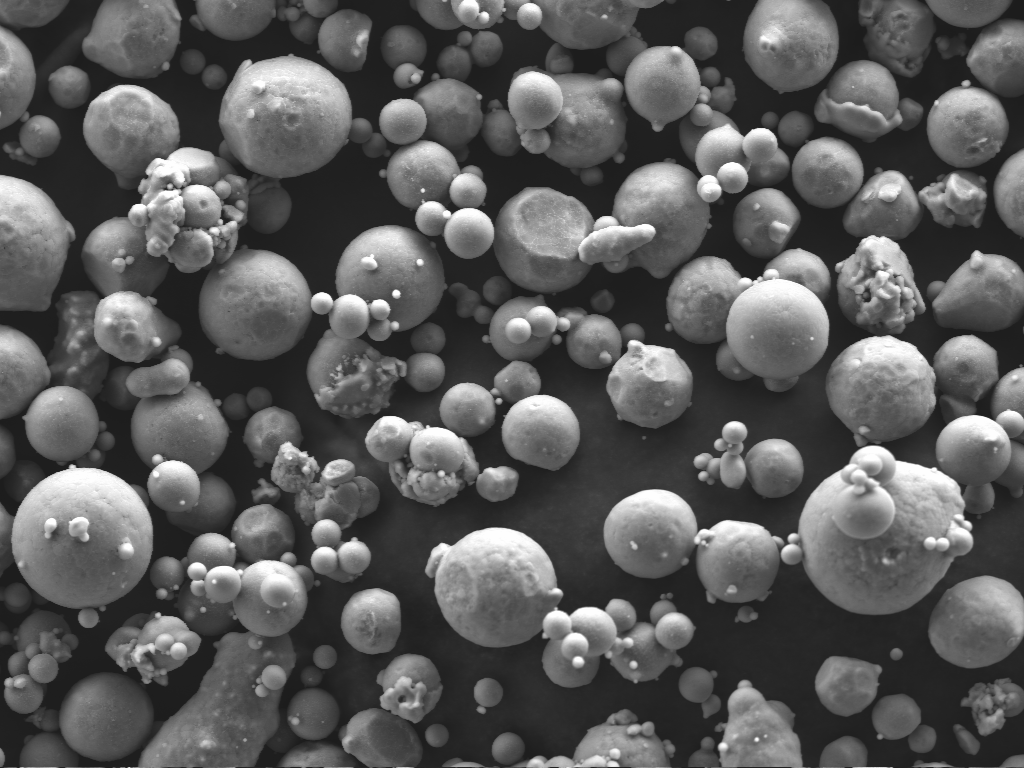
#> input picture data_mirror/aa7075/Original_Image_for_Fig_2a.tif, 1024 x 768 px
$ python -i classic.py   (imports and definitions only)
#> lines starting #> are read from the running program, lines starting #| are printed output that depends on the picture; after the words box and inside, x2 and y2 are one past the last pixel; in counts of white or black regions, pixels touching at a corner belong together
#> further down, picture is the input picture: shape (768, 1024); min 28, max 254, mean 90.6
"""Classical pieces: preprocessing, foreground, watershed baseline, post-processing,
overlay drawing. Carried over from attempt 1 (attempt1/src/segment.py), where
they were tuned and validated (see attempt1/PROGRESS.md, Block 3)."""
from __future__ import annotations

import cv2
import numpy as np
from scipy import ndimage as ndi
from skimage import filters, measure, morphology, segmentation

MIN_AREA_PX = 20


def preprocess(img_u8: np.ndarray) -> np.ndarray:
    """Grayscale uint8 -> CLAHE -> float32 in [0, 1]."""
    tile = max(2, int(round(max(img_u8.shape) / 128)))
    clahe = cv2.createCLAHE(clipLimit=2.0, tileGridSize=(tile, tile))
    g = clahe.apply(img_u8).astype(np.float32)
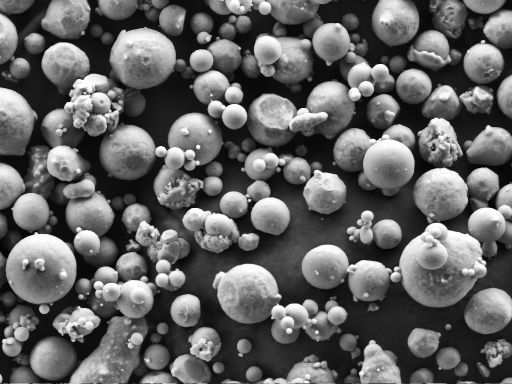
#> g: shape (768, 1024) float32 (shown at 1/2 size); min 4, max 255, mean 99.5
    lo, hi = np.percentile(g, [0.5, 99.5])
#> lo = 9; hi = 255
    return np.clip((g - lo) / (hi - lo + 1e-6), 0, 1)


def foreground(g: np.ndarray) -> np.ndarray:
    """Foreground = above the lower threshold of a 3-class multi-Otsu.

    SE images of powder have three populations: dark substrate, shaded particle
    flanks, bright particle tops. Plain Otsu splits flanks from tops and cuts
    spheres in half; the lower multi-Otsu threshold separates substrate from
    everything else. Tested on synthetic GT masks: IoU 0.94-0.96 vs 0.85-0.89
    for Otsu (CLAHE input).
    """
    s = filters.gaussian(g, 1.0)
    try:
        t = filters.threshold_multiotsu(s, 3)[0]
#> t = 0.26
    except ValueError:
        t = filters.threshold_otsu(s)
    fg = s > t
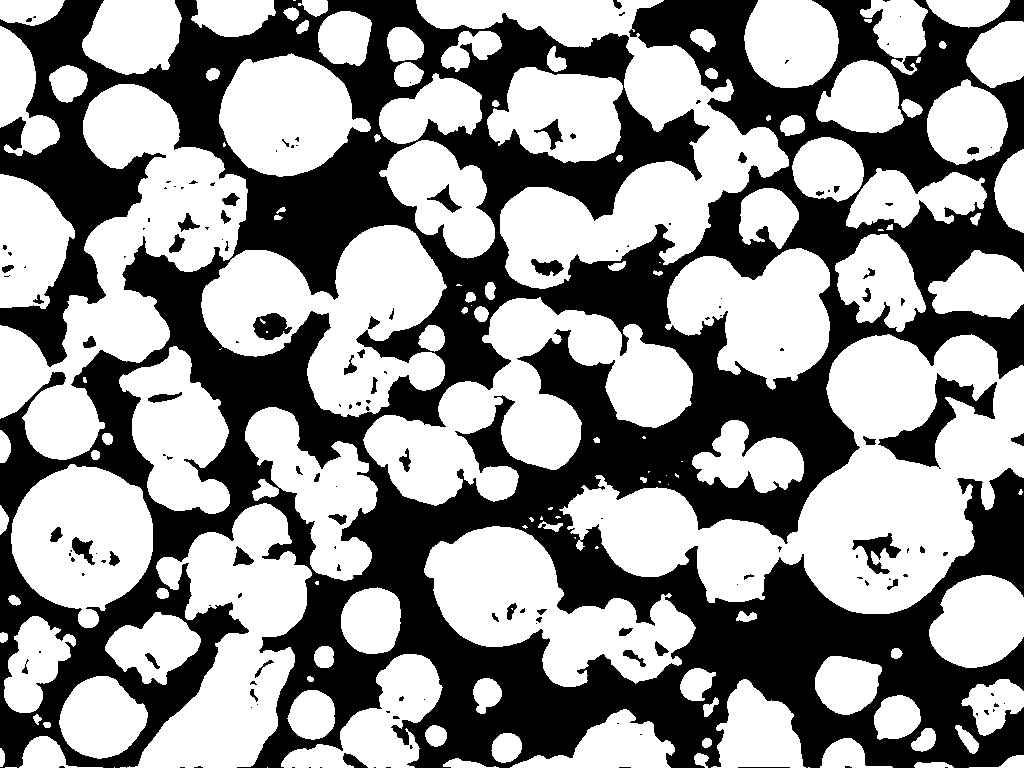
#> fg: shape (768, 1024) bool; 56.8% white; 156 black regions (98 under 20 px), largest, box (x1, y1, x2, y2) and area: (0, 0, 1024, 768) 328998, (878, 373, 997, 469) 3354, (852, 533, 901, 574) 769
    fg = morphology.binary_opening(fg, morphology.disk(1))
#> fg: shape (768, 1024) bool; 56.8% white; 146 black regions (90 under 20 px), largest, box (x1, y1, x2, y2) and area: (0, 0, 1024, 768) 329612, (878, 373, 997, 469) 3358, (852, 533, 901, 574) 774
    fg = ndi.binary_fill_holes(fg)
#> fg: shape (768, 1024) bool; 58% white; 17 black regions (12 under 20 px), largest, box (x1, y1, x2, y2) and area: (0, 0, 1024, 768) 329559, (343, 753, 368, 768) 197, (1011, 433, 1024, 446) 97, (738, 767, 790, 768) 52, (613, 0, 622, 9) 51
    return morphology.remove_small_objects(fg, MIN_AREA_PX)


def estimate_radius(fg: np.ndarray) -> float:
    """Typical particle radius (px): median over components of the max inscribed radius."""
    dist = ndi.distance_transform_edt(fg)
    lab = measure.label(fg)
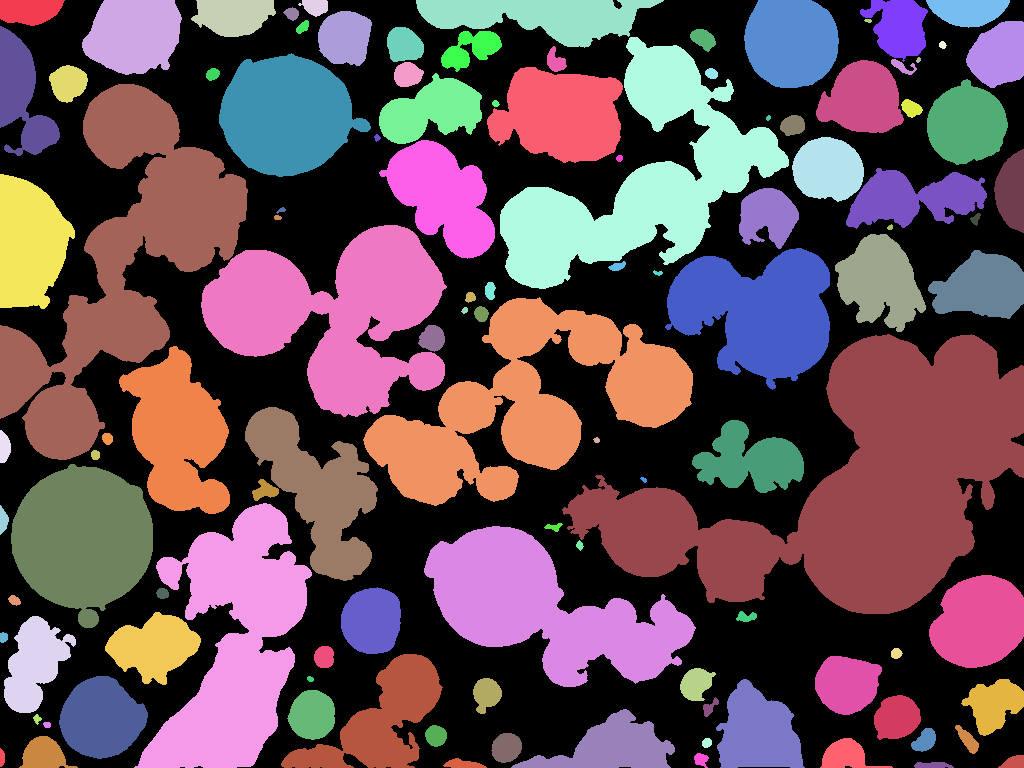
#> lab: shape (768, 1024) int32; 113 distinct labels, from 0 to 112; one colour per label, 0 black
    if lab.max() == 0:
        return 5.0
    maxd = ndi.maximum(dist, lab, index=np.arange(1, lab.max() + 1))
#> maxd = 112 values, max 76.4 at index 60, min 2 at index 10, mean 18.99
    return float(np.median(maxd))


# ------------------------------------------------------------ watershed


WS_H = 0.05          # h-maxima height on the combined surface
WS_SMOOTH = 0.25     # brightness smoothing sigma, as a fraction of est. radius


def segment_watershed(img_u8: np.ndarray, g=None, h=WS_H, smooth=WS_SMOOTH):
    """Marker-controlled watershed on (distance / r_est) + smoothed brightness.

    Distance transform alone merges overlapping spheres (wide necks, low
    prominence). SE images of spheres are brightest near the top centre, so adding
    brightness separates them. Brightness is smoothed at 0.25 * r_est so surface
    texture (dendritic/wrinkled skins) does not seed extra markers.
    Tuned on held-out synthetic renders 49-50 and checked visually on AA7075:
    smooth=0 gave +6 pts synthetic recall but shattered textured real spheres.
    """
    g = preprocess(img_u8) if g is None else g
    fg = foreground(g)
    dist = ndi.distance_transform_edt(fg)
    r_est = estimate_radius(fg)
#> r_est = 12.45
    bright = filters.gaussian(g, max(1.0, smooth * r_est))
    surf = filters.gaussian(dist, 0.5, preserve_range=True) / max(r_est, 1.0) + bright
    markers = measure.label(morphology.h_maxima(surf, h))
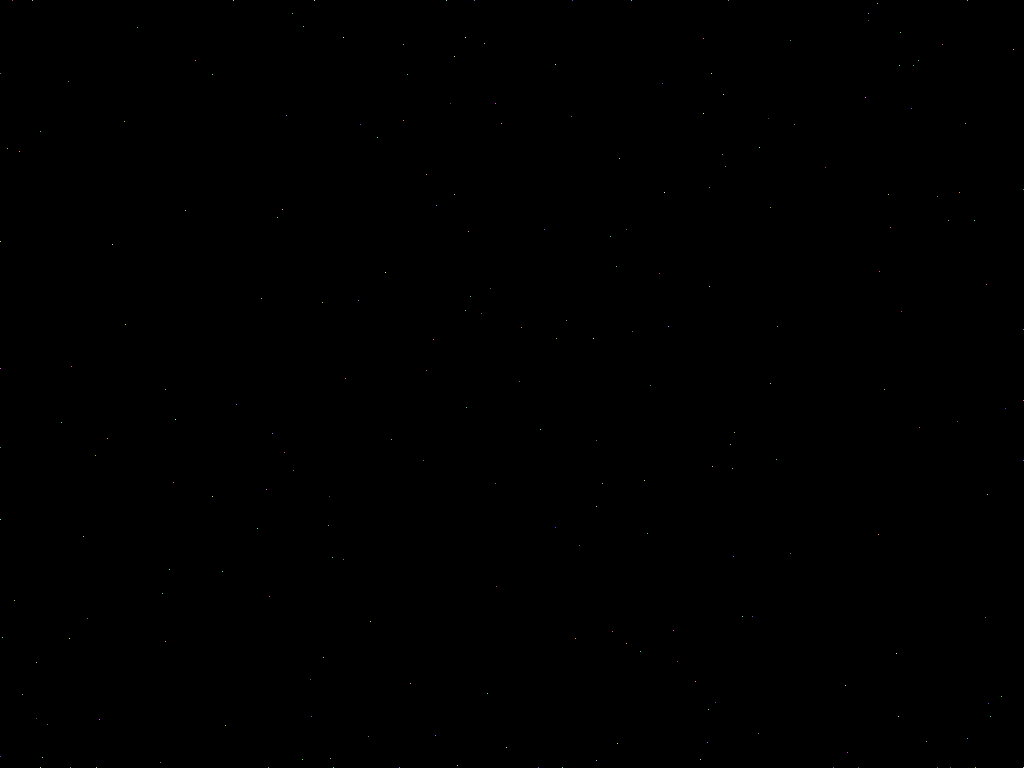
#> markers: shape (768, 1024) int64; 233 distinct labels, from 0 to 232; one colour per label, 0 black
    labels = segmentation.watershed(-surf, markers, mask=fg)
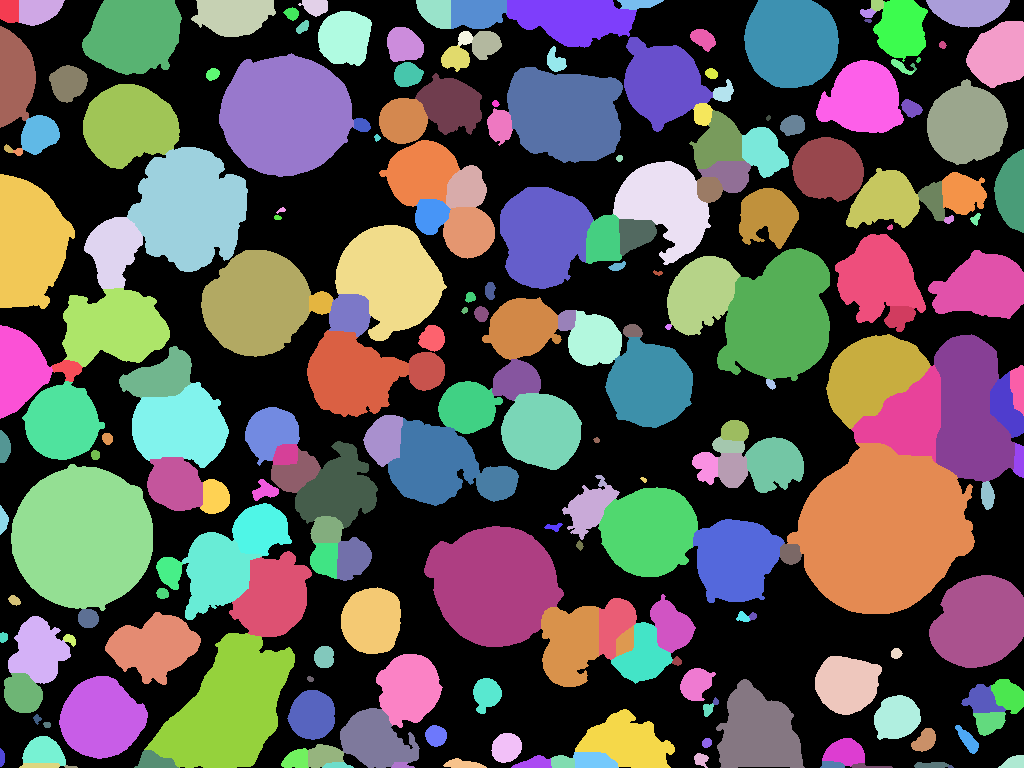
#> labels: shape (768, 1024) int64; 226 distinct labels, from 0 to 232; one colour per label, 0 black
    return labels.astype(np.int32), {"r_est_px": r_est}


# [34 lines left out: functions postprocess, overlay, not called in this run]

>>> import cv2
>>> picture = cv2.imread('../data_mirror/aa7075/Original_Image_for_Fig_2a.tif', cv2.IMREAD_GRAYSCALE)
>>> result = segment_watershed(picture)

$ run again, on data_mirror/aa7075/Original_Image_for_Fig_2c.tif
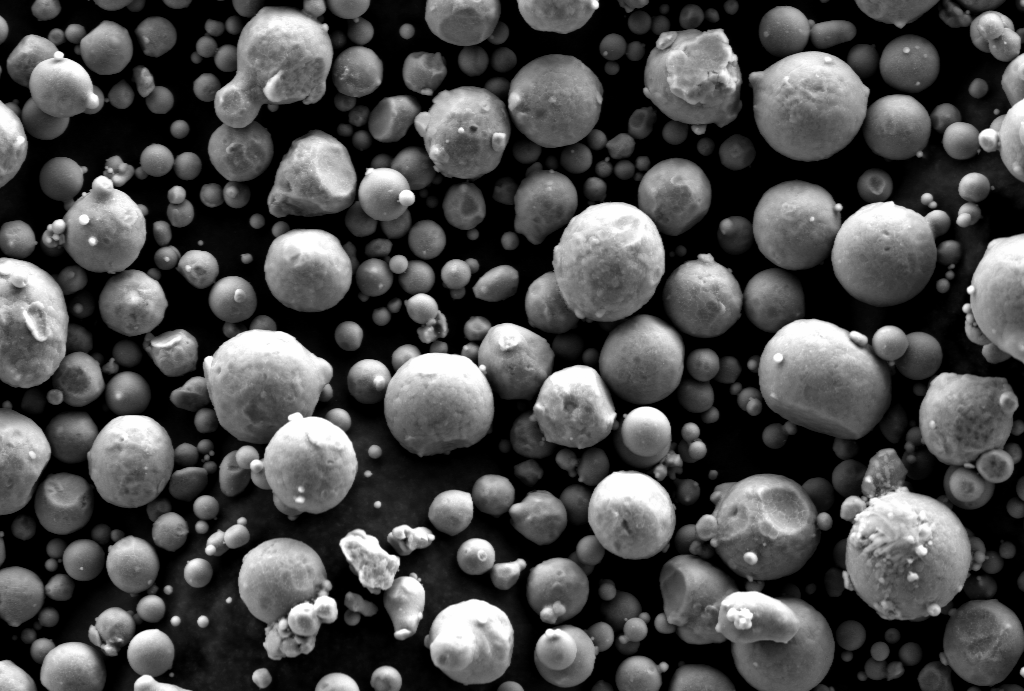
#> input picture data_mirror/aa7075/Original_Image_for_Fig_2c.tif, 1024 x 691 px
#> picture is the input picture: shape (691, 1024); min 0, max 254, mean 76
#> lo = 2; hi = 255
#> t = 0.248
#> in estimate_radius, `lab = measure.label(fg)`:
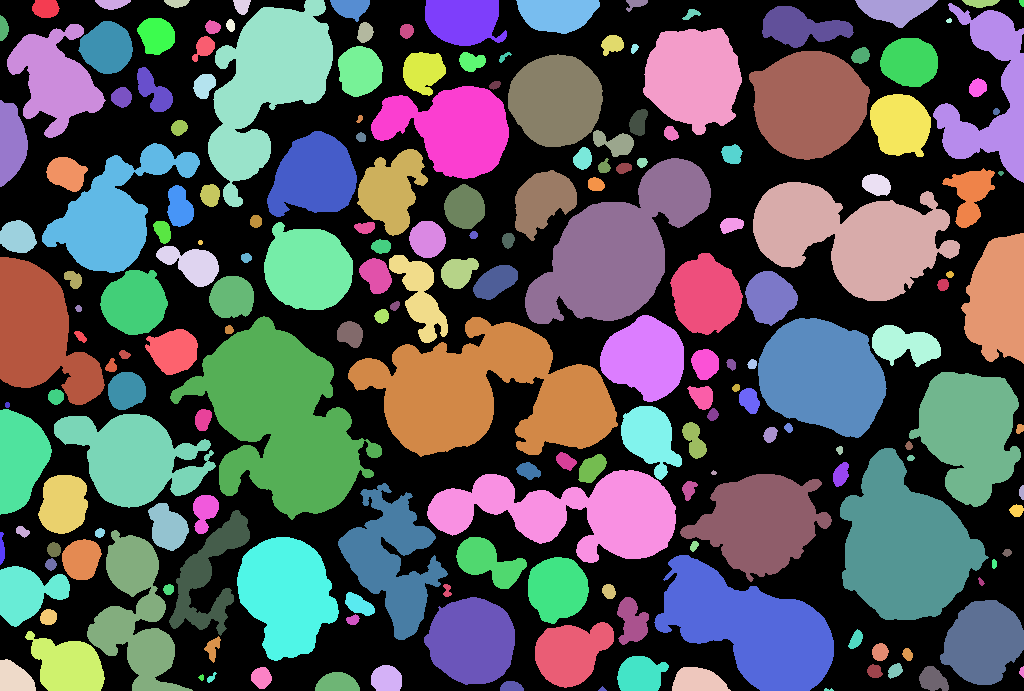
#> lab: shape (691, 1024) int32; 195 distinct labels, from 0 to 194; one colour per label, 0 black
#> maxd = 194 values, max 62.48 at index 131, min 2.24 at index 17, mean 15.73
#> r_est = 8.97
#> markers: shape (691, 1024) int64; 337 distinct labels, from 0 to 336
#> in segment_watershed, `labels = segmentation.watershed(-surf, markers, mask=fg)`:
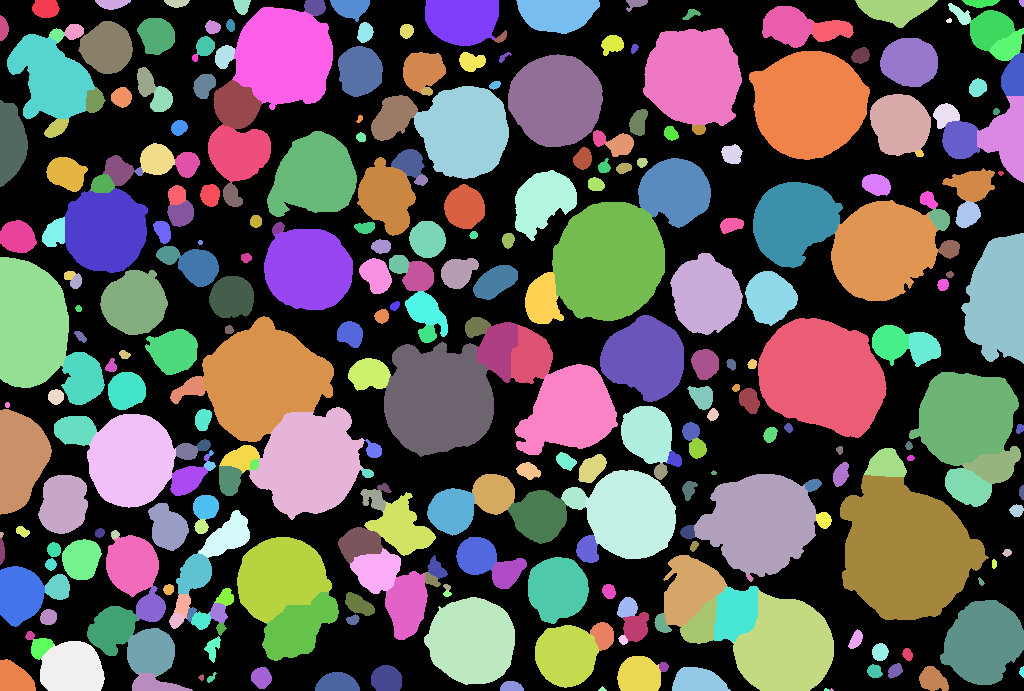
#> labels: shape (691, 1024) int64; 314 distinct labels, from 0 to 334; one colour per label, 0 black

$ run again, on data_mirror/aa7075/Original_Image_for_Fig_2d.tif
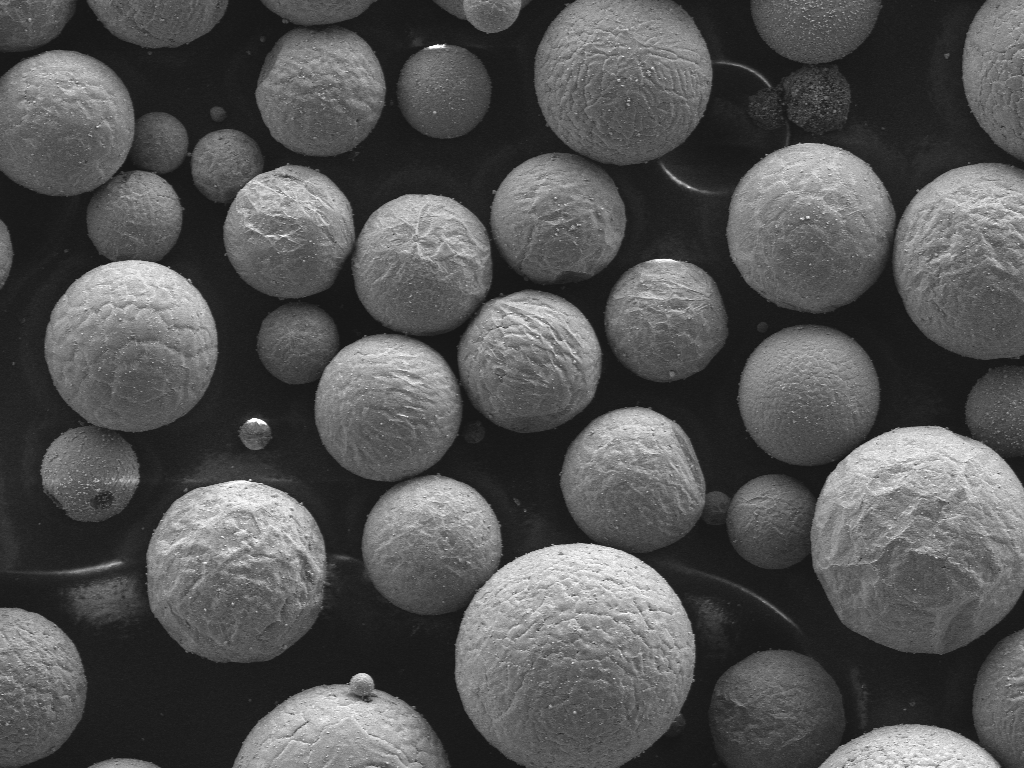
#> input picture data_mirror/aa7075/Original_Image_for_Fig_2d.tif, 1024 x 768 px
#> picture is the input picture: shape (768, 1024); min 21, max 254, mean 83.9
#> lo = 9; hi = 244
#> t = 0.252
#> in estimate_radius, `lab = measure.label(fg)`:
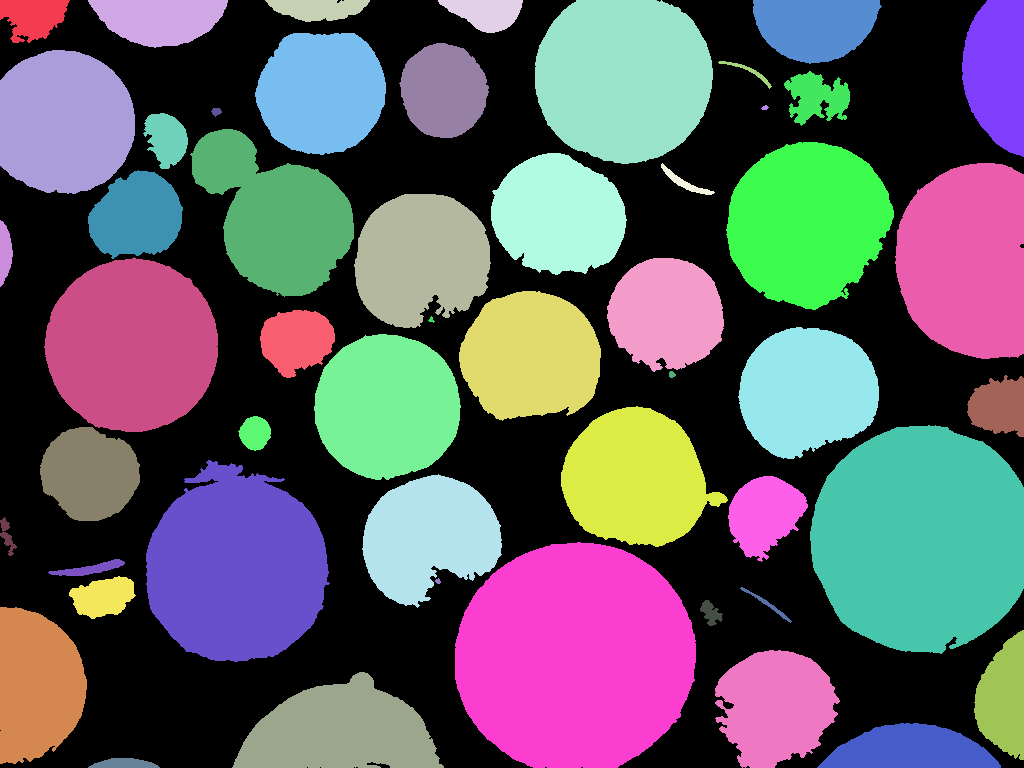
#> lab: shape (768, 1024) int32; 53 distinct labels, from 0 to 52; one colour per label, 0 black
#> maxd = 52 values, max 112.2 at index 40, min 2 at index 27, mean 40.35
#> r_est = 42.86
#> markers: shape (768, 1024) int64; 52 distinct labels, from 0 to 51
#> in segment_watershed, `labels = segmentation.watershed(-surf, markers, mask=fg)`:
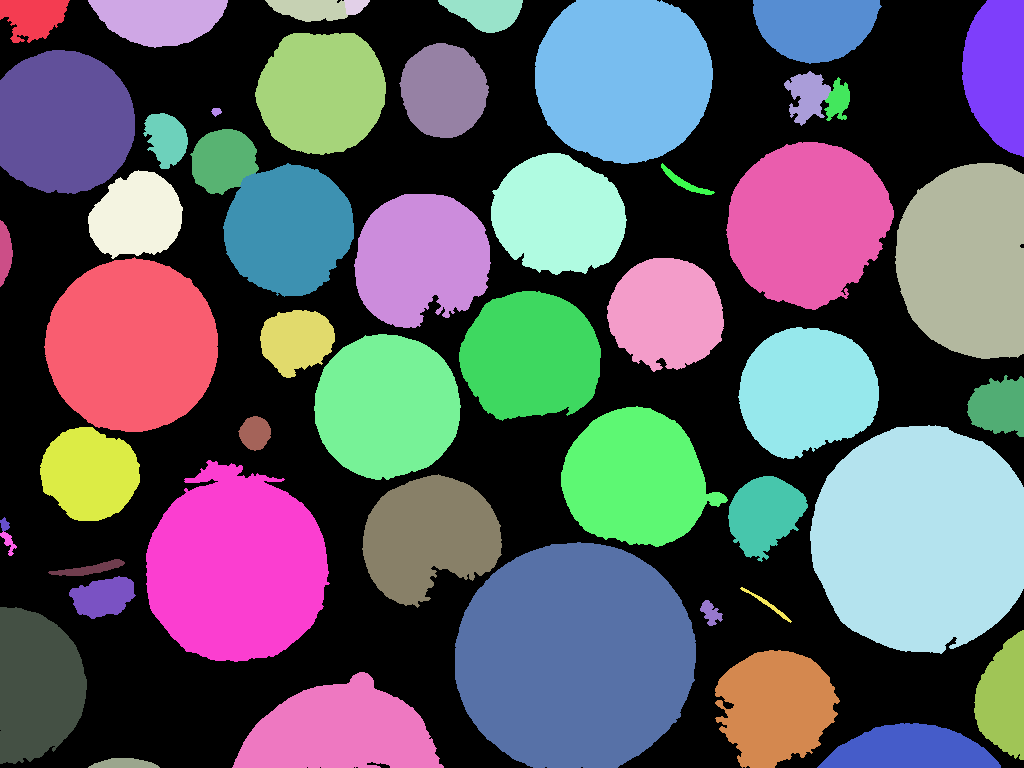
#> labels: shape (768, 1024) int64; 52 distinct labels, from 0 to 51; one colour per label, 0 black
